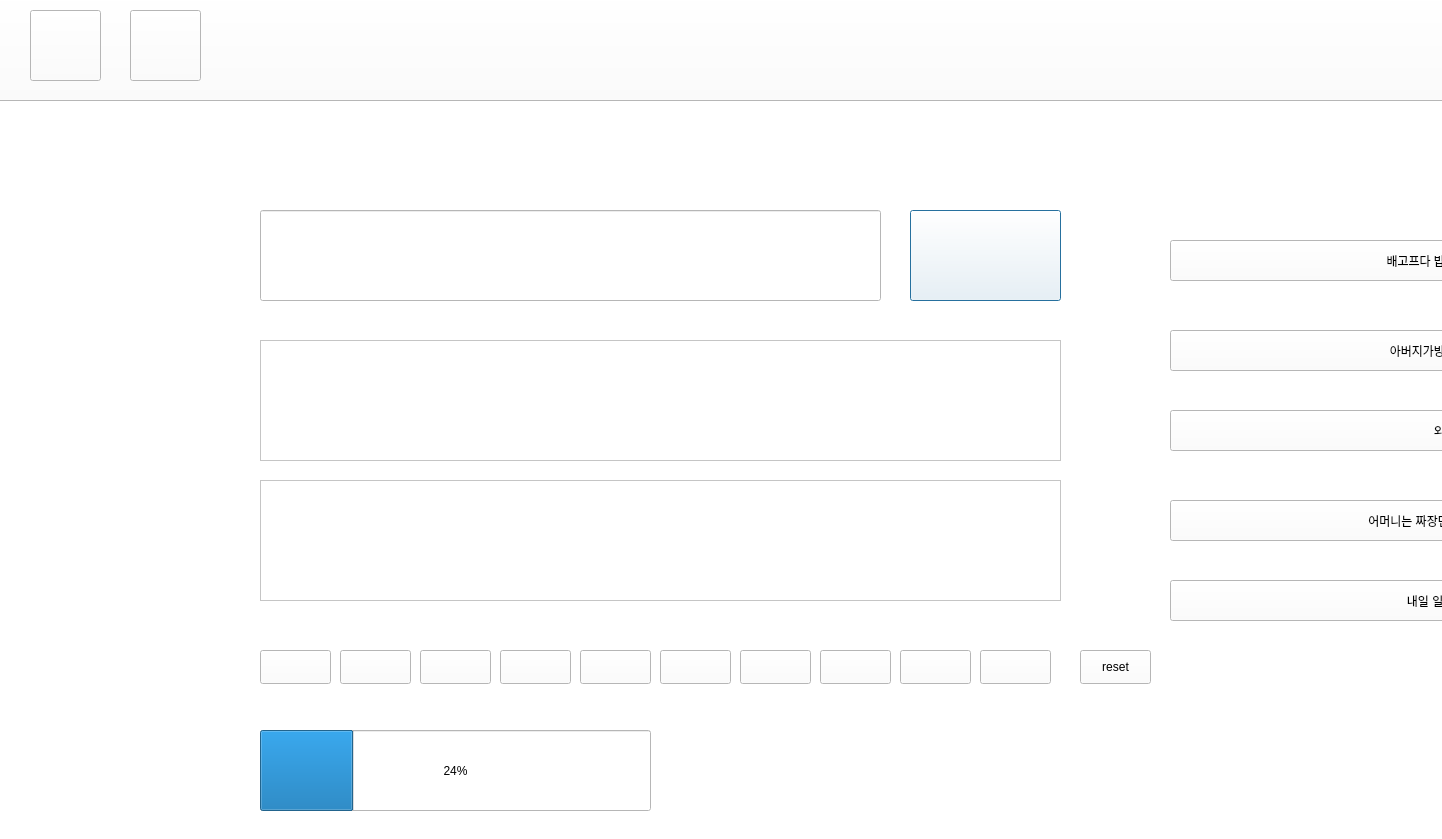
<?xml version="1.0" encoding="UTF-8"?>
<ui version="4.0">
 <class>Dialog</class>
 <widget class="QDialog" name="Dialog">
  <property name="geometry">
   <rect>
    <x>0</x>
    <y>0</y>
    <width>1442</width>
    <height>839</height>
   </rect>
  </property>
  <property name="windowTitle">
   <string>Dialog</string>
  </property>
  <property name="styleSheet">
   <string notr="true">background-color: rgb(255, 255, 255);
background-color: rgb(255, 255, 255);</string>
  </property>
  <widget class="QPushButton" name="pushButton">
   <property name="geometry">
    <rect>
     <x>910</x>
     <y>210</y>
     <width>151</width>
     <height>91</height>
    </rect>
   </property>
   <property name="font">
    <font>
     <pointsize>16</pointsize>
    </font>
   </property>
   <property name="text">
    <string/>
   </property>
   <property name="icon">
    <iconset>
     <normaloff>../chrome_download/submit-button-png-25796.png</normaloff>../chrome_download/submit-button-png-25796.png</iconset>
   </property>
   <property name="iconSize">
    <size>
     <width>200</width>
     <height>120</height>
    </size>
   </property>
  </widget>
  <widget class="QTextBrowser" name="sentiment_output">
   <property name="geometry">
    <rect>
     <x>260</x>
     <y>340</y>
     <width>801</width>
     <height>121</height>
    </rect>
   </property>
   <property name="styleSheet">
    <string notr="true">font: 36pt &quot;Agency FB&quot;;</string>
   </property>
  </widget>
  <widget class="QTextBrowser" name="text_output">
   <property name="geometry">
    <rect>
     <x>260</x>
     <y>480</y>
     <width>801</width>
     <height>121</height>
    </rect>
   </property>
   <property name="styleSheet">
    <string notr="true">font: 48pt &quot;Agency FB&quot;;</string>
   </property>
  </widget>
  <widget class="QLineEdit" name="lineEdit">
   <property name="geometry">
    <rect>
     <x>260</x>
     <y>210</y>
     <width>621</width>
     <height>91</height>
    </rect>
   </property>
   <property name="font">
    <font>
     <pointsize>16</pointsize>
    </font>
   </property>
   <property name="text">
    <string/>
   </property>
   <property name="alignment">
    <set>Qt::AlignCenter</set>
   </property>
  </widget>
  <widget class="QPushButton" name="pushButton_2">
   <property name="geometry">
    <rect>
     <x>-10</x>
     <y>-10</y>
     <width>1920</width>
     <height>111</height>
    </rect>
   </property>
   <property name="text">
    <string/>
   </property>
   <property name="icon">
    <iconset>
     <normaloff>../mojimoji.png</normaloff>../mojimoji.png</iconset>
   </property>
   <property name="iconSize">
    <size>
     <width>1920</width>
     <height>200</height>
    </size>
   </property>
  </widget>
  <widget class="QProgressBar" name="progressBar">
   <property name="geometry">
    <rect>
     <x>260</x>
     <y>730</y>
     <width>391</width>
     <height>81</height>
    </rect>
   </property>
   <property name="value">
    <number>24</number>
   </property>
  </widget>
  <widget class="QPushButton" name="pushButton_3">
   <property name="geometry">
    <rect>
     <x>30</x>
     <y>10</y>
     <width>71</width>
     <height>71</height>
    </rect>
   </property>
   <property name="text">
    <string/>
   </property>
   <property name="icon">
    <iconset>
     <normaloff>../대지 1.png</normaloff>../대지 1.png</iconset>
   </property>
   <property name="iconSize">
    <size>
     <width>100</width>
     <height>100</height>
    </size>
   </property>
  </widget>
  <widget class="QPushButton" name="pushButton_4">
   <property name="geometry">
    <rect>
     <x>130</x>
     <y>10</y>
     <width>71</width>
     <height>71</height>
    </rect>
   </property>
   <property name="text">
    <string/>
   </property>
   <property name="icon">
    <iconset>
     <normaloff>../명아.png</normaloff>../명아.png</iconset>
   </property>
   <property name="iconSize">
    <size>
     <width>100</width>
     <height>100</height>
    </size>
   </property>
  </widget>
  <widget class="QPushButton" name="token1">
   <property name="geometry">
    <rect>
     <x>260</x>
     <y>650</y>
     <width>71</width>
     <height>34</height>
    </rect>
   </property>
   <property name="text">
    <string/>
   </property>
  </widget>
  <widget class="QPushButton" name="token2">
   <property name="geometry">
    <rect>
     <x>340</x>
     <y>650</y>
     <width>71</width>
     <height>34</height>
    </rect>
   </property>
   <property name="text">
    <string/>
   </property>
  </widget>
  <widget class="QPushButton" name="token3">
   <property name="geometry">
    <rect>
     <x>420</x>
     <y>650</y>
     <width>71</width>
     <height>34</height>
    </rect>
   </property>
   <property name="text">
    <string/>
   </property>
  </widget>
  <widget class="QPushButton" name="token4">
   <property name="geometry">
    <rect>
     <x>500</x>
     <y>650</y>
     <width>71</width>
     <height>34</height>
    </rect>
   </property>
   <property name="text">
    <string/>
   </property>
  </widget>
  <widget class="QPushButton" name="token7">
   <property name="geometry">
    <rect>
     <x>740</x>
     <y>650</y>
     <width>71</width>
     <height>34</height>
    </rect>
   </property>
   <property name="text">
    <string/>
   </property>
  </widget>
  <widget class="QPushButton" name="token5">
   <property name="geometry">
    <rect>
     <x>580</x>
     <y>650</y>
     <width>71</width>
     <height>34</height>
    </rect>
   </property>
   <property name="text">
    <string/>
   </property>
  </widget>
  <widget class="QPushButton" name="token6">
   <property name="geometry">
    <rect>
     <x>660</x>
     <y>650</y>
     <width>71</width>
     <height>34</height>
    </rect>
   </property>
   <property name="text">
    <string/>
   </property>
  </widget>
  <widget class="QPushButton" name="token8">
   <property name="geometry">
    <rect>
     <x>820</x>
     <y>650</y>
     <width>71</width>
     <height>34</height>
    </rect>
   </property>
   <property name="text">
    <string/>
   </property>
  </widget>
  <widget class="QPushButton" name="token10">
   <property name="geometry">
    <rect>
     <x>980</x>
     <y>650</y>
     <width>71</width>
     <height>34</height>
    </rect>
   </property>
   <property name="text">
    <string/>
   </property>
  </widget>
  <widget class="QPushButton" name="token9">
   <property name="geometry">
    <rect>
     <x>900</x>
     <y>650</y>
     <width>71</width>
     <height>34</height>
    </rect>
   </property>
   <property name="text">
    <string/>
   </property>
  </widget>
  <widget class="QPushButton" name="btn_reset">
   <property name="geometry">
    <rect>
     <x>1080</x>
     <y>650</y>
     <width>71</width>
     <height>34</height>
    </rect>
   </property>
   <property name="text">
    <string>reset</string>
   </property>
  </widget>
  <widget class="QPushButton" name="sample_line1">
   <property name="geometry">
    <rect>
     <x>1170</x>
     <y>240</y>
     <width>561</width>
     <height>41</height>
    </rect>
   </property>
   <property name="text">
    <string>배고프다 밥먹으러 갑시다</string>
   </property>
  </widget>
  <widget class="QPushButton" name="sample_line2">
   <property name="geometry">
    <rect>
     <x>1170</x>
     <y>330</y>
     <width>561</width>
     <height>41</height>
    </rect>
   </property>
   <property name="text">
    <string>아버지가방에들어가신다</string>
   </property>
  </widget>
  <widget class="QPushButton" name="sample_line4">
   <property name="geometry">
    <rect>
     <x>1170</x>
     <y>500</y>
     <width>561</width>
     <height>41</height>
    </rect>
   </property>
   <property name="text">
    <string>어머니는 짜장면이 싫다고 하셨어</string>
   </property>
  </widget>
  <widget class="QPushButton" name="sample_line3">
   <property name="geometry">
    <rect>
     <x>1170</x>
     <y>410</y>
     <width>561</width>
     <height>41</height>
    </rect>
   </property>
   <property name="text">
    <string>외않되</string>
   </property>
  </widget>
  <widget class="QPushButton" name="sample_line5">
   <property name="geometry">
    <rect>
     <x>1170</x>
     <y>580</y>
     <width>561</width>
     <height>41</height>
    </rect>
   </property>
   <property name="text">
    <string>내일 일 가기 싫다</string>
   </property>
  </widget>
 </widget>
 <resources/>
 <connections/>
</ui>
